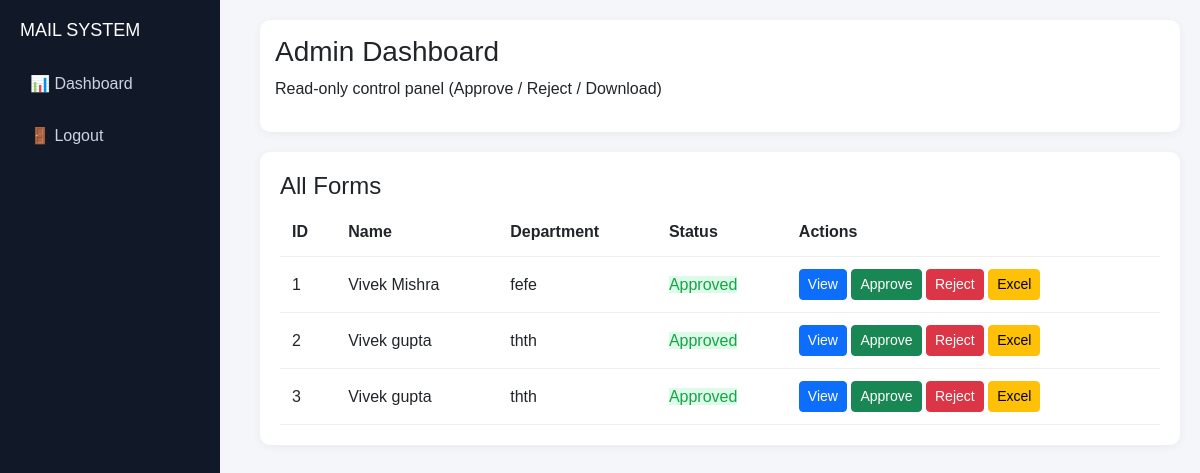
The page /admin_dashboard (signed in) on the database as committed earlier.
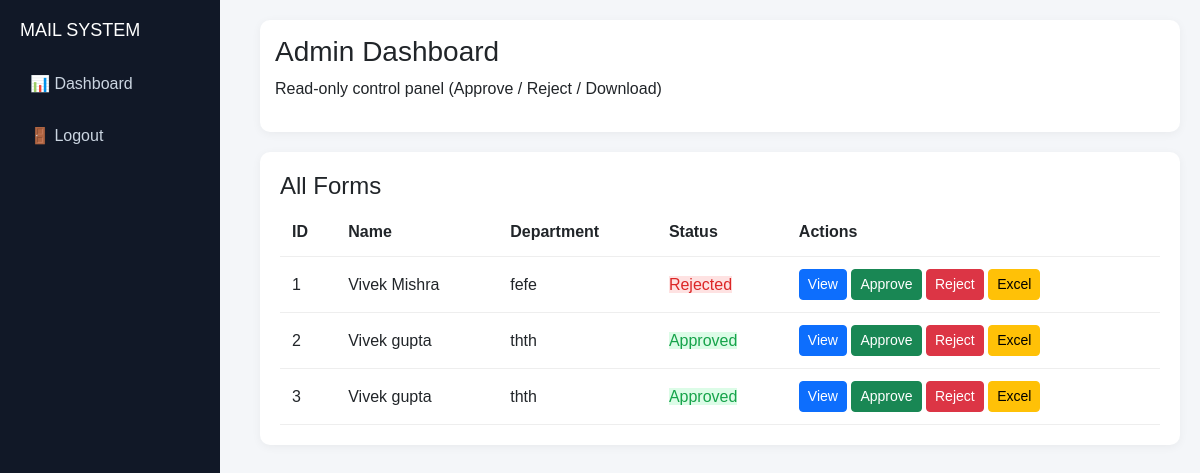
The same page on the database as committed later.
### app.py (models this page shows)
class MailForm(db.Model):
    id = db.Column(db.Integer, primary_key=True)
    first_name = db.Column(db.String(100))
    last_name = db.Column(db.String(100))
    department = db.Column(db.String(100))
    status = db.Column(db.String(50), default='Pending')
    user_id = db.Column(db.Integer)

### app.py (the view)
@app.route('/admin_dashboard')
def admin_dashboard():
    if session.get('role') != 'admin':
        return redirect('/login')
    forms = MailForm.query.all()
    total_forms = len(forms)
    approved_forms = len([f for f in forms if f.status == "Approved"])
    rejected_forms = len([f for f in forms if f.status == "Rejected"])
    pending_forms = len([f for f in forms if f.status == "Pending"])
    return render_template(
        'admin_dashboard.html',
        forms=forms,
        total_forms=total_forms,
        approved_forms=approved_forms,
        rejected_forms=rejected_forms,
        pending_forms=pending_forms
    )

### templates/admin_dashboard.html (shortened to what this page needs)
<!DOCTYPE html>
<html lang="en">
<head>
<link href="https://cdn.jsdelivr.net/npm/bootstrap@5.3.3/dist/css/bootstrap.min.css" rel="stylesheet">
</head>
<body>
<div class="sidebar">
<h2>MAIL SYSTEM</h2>
<a href="/admin_dashboard">📊 Dashboard</a>
<a href="/logout">🚪 Logout</a>
</div>
<div class="main">
<div class="topbar">
    <h3>Admin Dashboard</h3>
    <p>Read-only control panel (Approve / Reject / Download)</p>
</div>
<div class="table-box">
<h4>All Forms</h4>
<table>
<thead>
<tr>
<th>ID</th>
<th>Name</th>
<th>Department</th>
<th>Status</th>
<th>Actions</th>
</tr>
</thead>
<tbody>
{% for form in forms %}
<tr>
<td>{{ form.id }}</td>
<td>{{ form.first_name }} {{ form.last_name }}</td>
<td>{{ form.department }}</td>
<td>
<span class="{{ form.status }}">
{{ form.status }}
</span>
</td>
<td>
<a href="/view_form/{{ form.id }}" class="btn btn-primary btn-sm">
View
</a>
<a href="/approve/{{ form.id }}" class="btn btn-success btn-sm">
Approve
</a>
<a href="/reject/{{ form.id }}" class="btn btn-danger btn-sm">
Reject
</a>
<a href="/excel/{{ form.id }}" class="btn btn-warning btn-sm">
Excel
</a>
</td>
</tr>
{% endfor %}
</tbody>
</table>
</div>
</div>
</body>
</html>

Rows that differ between the two databases and show on the page:
changed MailForm "Mishra": status "Approved" → "Rejected"
